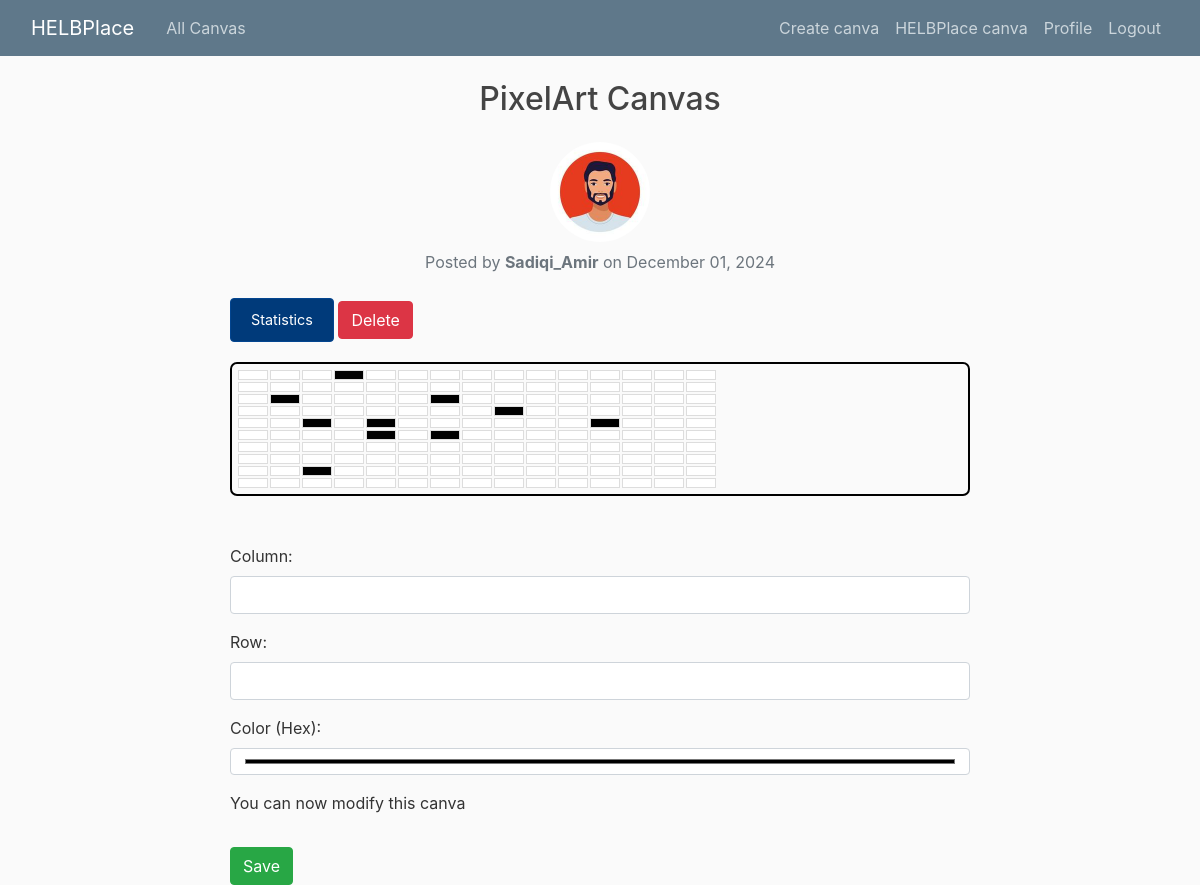
The app's page /canva/27/ (signed in), older data.
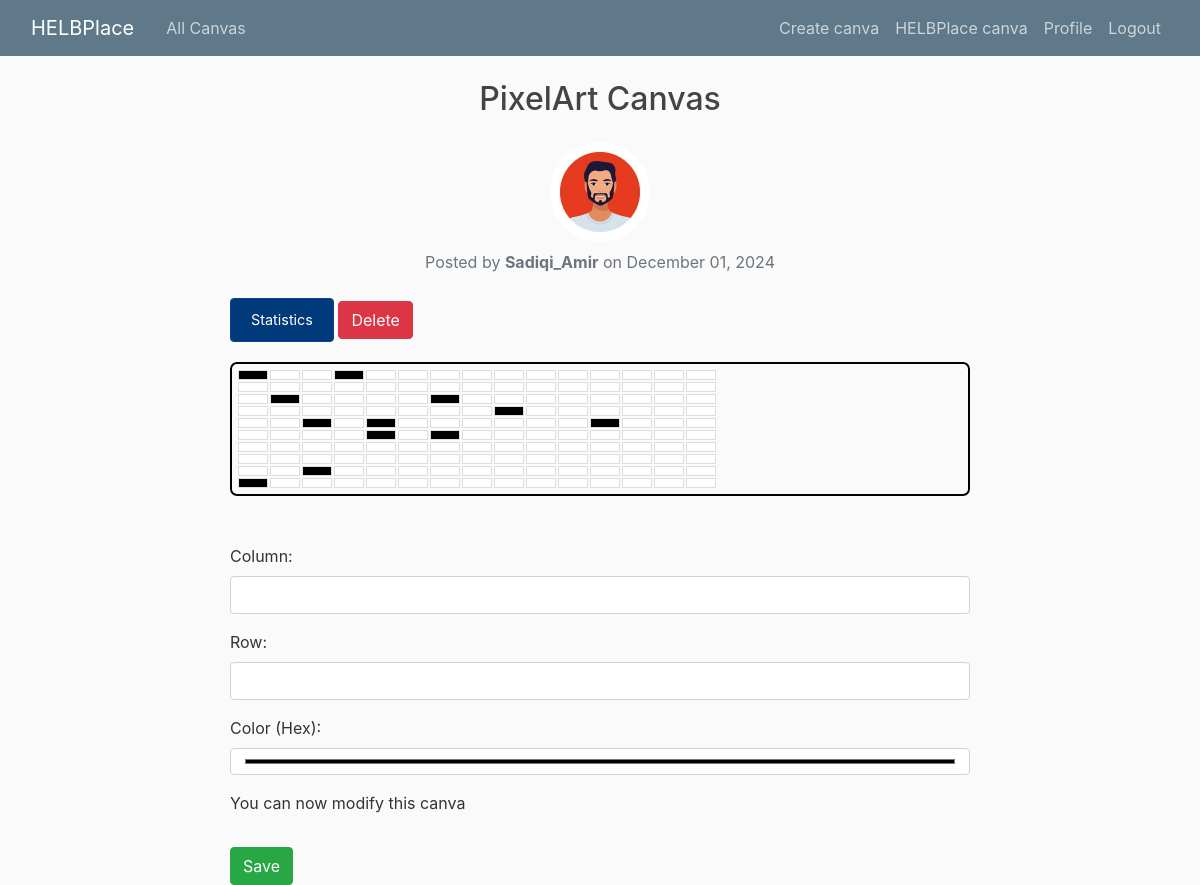
The same page, newer data.
### blog/models.py (models this page shows)
class Pixel(models.Model):
    canva = models.ForeignKey(Canva, on_delete=models.CASCADE, related_name='pixels')
    x = models.IntegerField()
    y = models.IntegerField()
    color = models.CharField(max_length=7, default='#FFFFFF')
    class Meta:
        unique_together = ('canva', 'x', 'y')

### blog/views.py (the view)
# urls.py: path('canva/<int:pk>/', CanvaDetailView.as_view(), name='canva-detail'),
class CanvaDetailView(DetailView):
    model = Canva
    def get_context_data(self, **kwargs):
        context = super().get_context_data(**kwargs)
        canva = self.object
        pixels = canva.pixels.all()
        grid = [[None for _ in range(canva.sizeWidth)] for _ in range(canva.sizeHeight)]
        for pixel in pixels:
            grid[pixel.y][pixel.x] = pixel
        user_action = UserAction.objects.filter(user=self.request.user, canva=canva).first()
        if user_action:
            time_since_last_action = now() - user_action.last_modified
            context['time_remaining'] = max(0, canva.timer - time_since_last_action.seconds)
        else:
            context['time_remaining'] = 0
        context['pixels'] = grid
        return context

### blog/templates/blog/canva_detail.html (shortened to what this page needs)
{% extends "blog/base.html" %}
{% block content %}
<div class="container">
    <h2 class="mb-4 text-center">{{ canva.title }}</h2>
    <div class="text-center mb-4">
        <img class="rounded-circle" src="{{ canva.author.profile.image.url }}" alt="{{ canva.author }}" style="width: 100px; height: 100px;">
        <p class="mt-2 text-muted">Posted by <strong>{{ canva.author }}</strong> on {{ canva.date_posted|date:"F d, Y" }}</p>
    </div>
    <div class="statistic-button">
        <a href="{% url 'blog-statistic' %}?canva_id={{ canva.id }}" class="btn btn-primary">Statistics</a>
    {% if canva.author.id == user.id %}
    <a href="{% url 'canva-delete' pk=canva.pk %}" class="btn btn-danger">Delete</a>
    {% endif %}
    </div>
    <div class="canvas-grid">
        {% for row in pixels %}
            <div class="pixel-row">
                {% for pixel in row %}
                    <div class="pixel" style="background-color: {{ pixel.color }};" data-x="{{ pixel.x }}" data-y="{{ pixel.y }}" onclick="selectPixel(event)">
                    </div>
                {% empty %}
                    <p>No pixels available.</p>
                {% endfor %}
            </div>
        {% endfor %}
    </div>
    <div class="modify-grid mt-5">
        <form method="POST" action="{% url 'update-pixel' canva.id %}" id="pixel-form">
            <div class="form-group">
                <label for="x">Column:</label>
                <input type="number" id="x" name="x" class="form-control" required>
            </div>
            <div class="form-group">
                <label for="y">Row:</label>
                <input type="number" id="y" name="y" class="form-control" required>
            </div>
            <div class="form-group">
                <label for="color">Color (Hex):</label>
                <input type="color" id="color" name="color" class="form-control" required>
            </div>
            {% if time_remaining > 0 %}
                <div id="countdown-timer">
                    <p>Please wait <span id="timer">{{ time_remaining }}</span> seconds before modifying again.</p>
                </div>
            {% else %}
                <p>You can now modify this canva</p>
            {% endif %}
            <button type="submit" class="btn btn-success mt-3" id="save-button">Save</button>
        </form>
    </div>
</div>
{% endblock %}

Row changes from the older to the newer data that the page shows:
changed Pixel (number 1 of 150 on the later page): color "#ffffff" → "#000000" (drawn)
changed Pixel (number 136 of 150 on the later page): color "#ffffff" → "#000000" (drawn)
